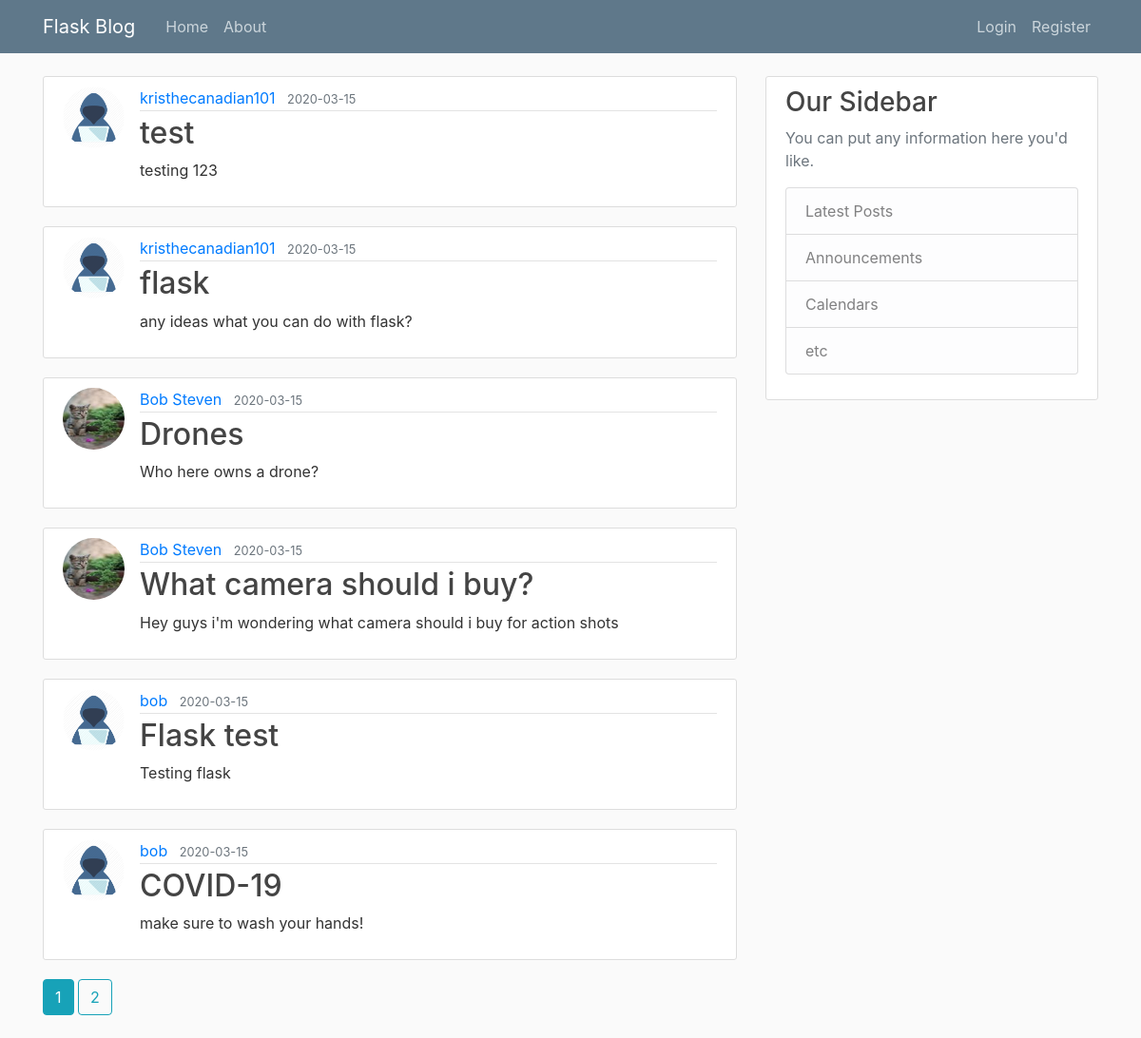
The app's page /home, older data.
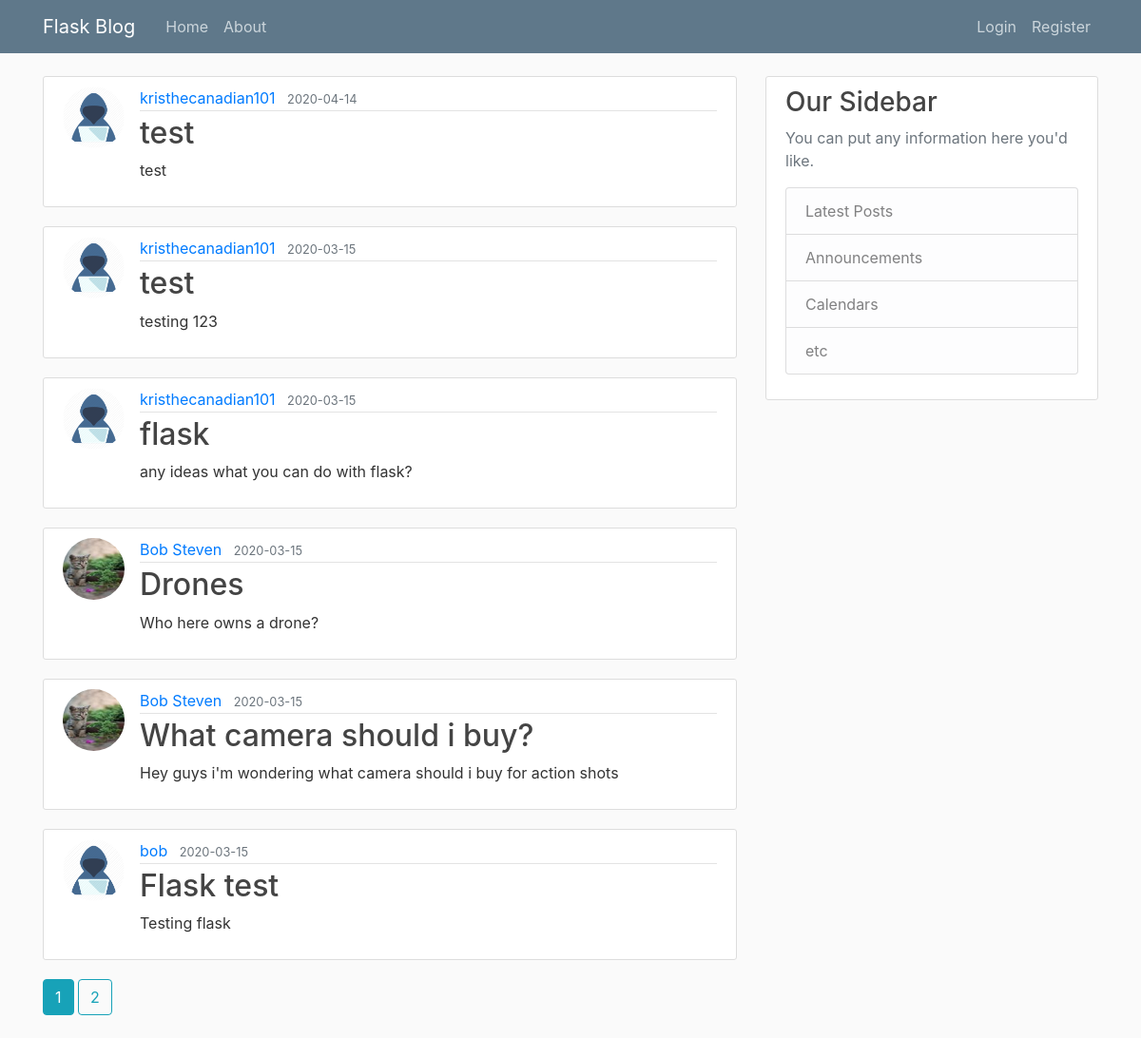
The same page, newer data.
### app/models.py (models this page shows, shortened)
class Post(db.Model):
    id = db.Column(db.Integer, primary_key=True)
    title = db.Column(db.String(100), nullable=False)
    date_posted = db.Column(db.DateTime, nullable=False, default=datetime.utcnow)
    content = db.Column(db.Text, nullable=False)
    user_id = db.Column(db.Integer, db.ForeignKey('user.id'), nullable=False)

class User(db.Model, UserMixin):
    id = db.Column(db.Integer, primary_key=True)
    username = db.Column(db.String(20), unique=True, nullable=False)
    email = db.Column(db.String(120), unique=True, nullable=False)
    image_file = db.Column(db.String(20), nullable=False, default='userimage.png')
    password = db.Column(db.String(60), nullable=False)
    posts = db.relationship('Post', backref='author', lazy=True)

### app/main/routes.py (the view)
@main.route('/')
@main.route('/home')
def home():
    page = request.args.get('page', 1, type=int)
    posts = Post.query.order_by(Post.date_posted.desc()).paginate(page=page, per_page=6)
    return render_template('home.html', posts=posts)

### app/templates/home.html (shortened to what this page needs)
{% extends 'base.html' %}
{% block content %}
    {% for post in posts.items %}
        <article class="media content-section">
            <img class="rounded-circle article-img"
                 src="{{ url_for('static', filename='profile_pics/' + post.author.image_file) }}" alt="profile picture">
            <div class="media-body">
                <div class="article-metadata">
                    <a class="mr-2" href="{{ url_for('users.user_posts', username=post.author.username) }}">{{ post.author.username }}</a>
                    <small class="text-muted">{{ post.date_posted.strftime('%Y-%m-%d') }}</small>
                </div>
                <h2><a class="article-title" href="{{ url_for('posts.post', post_id=post.id) }}">{{ post.title }}</a></h2>
                <p class="article-content">{{ post.content }}</p>
            </div>
        </article>
    {% endfor %}
    {% for page_num in posts.iter_pages(left_edge=1, right_edge=1, left_current=1, right_current=2) %}
        {% if page_num %}
            {% if posts.page == page_num %}
                <a class="btn btn-info mb-4" href="{{ url_for('main.home', page=page_num) }}">{{ page_num }}</a>
            {% else %}
                <a class="btn btn-outline-info mb-4" href="{{ url_for('main.home', page=page_num) }}">{{ page_num }}</a>
            {% endif %}
        {% endif %}
    {% endfor %}
{% endblock %}

Row changes from the older to the newer data that the page shows:
no longer on this page (row unchanged): Post: image_file (picture), author.username "bob", date_posted "2020-03-15", title "COVID-19", content "make sure to wash your hands!"
added Post: image_file (picture), author.username "kristhecanadian101", date_posted "2020-04-14", title "test", content "test"
